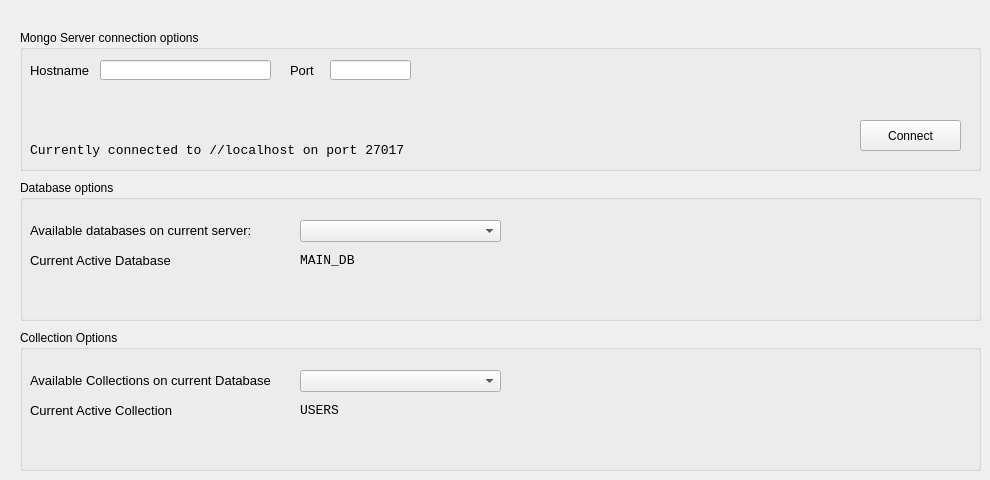
    <widget class="QWidget" name="optionsTab">
     <attribute name="title">
      <string>Options</string>
     </attribute>
     <widget class="QGroupBox" name="mongoServerConnectionOptionsGroupBox">
      <property name="geometry">
       <rect>
        <x>20</x>
        <y>30</y>
        <width>961</width>
        <height>141</height>
       </rect>
      </property>
      <property name="styleSheet">
       <string notr="true"/>
      </property>
      <property name="title">
       <string>Mongo Server connection options</string>
      </property>
      <widget class="QPushButton" name="connectButton">
       <property name="geometry">
        <rect>
         <x>840</x>
         <y>90</y>
         <width>101</width>
         <height>31</height>
        </rect>
       </property>
       <property name="cursor">
        <cursorShape>PointingHandCursor</cursorShape>
       </property>
       <property name="styleSheet">
        <string notr="true"/>
       </property>
       <property name="text">
        <string>Connect</string>
       </property>
       <property name="default">
        <bool>false</bool>
       </property>
       <property name="flat">
        <bool>false</bool>
       </property>
      </widget>
      <widget class="QLabel" name="hostnameLabel">
       <property name="geometry">
        <rect>
         <x>10</x>
         <y>30</y>
         <width>71</width>
         <height>20</height>
        </rect>
       </property>
       <property name="font">
        <font>
         <pointsize>10</pointsize>
        </font>
       </property>
       <property name="toolTip">
        <string>&lt;html&gt;&lt;head/&gt;&lt;body&gt;&lt;p&gt;&lt;span style=&quot; font-style:italic;&quot;&gt;The name of the server hosting the mongoDB that you want to connect with.&lt;/span&gt;&lt;/p&gt;&lt;p&gt;&lt;span style=&quot; font-style:italic;&quot;&gt;Example: //localhost&lt;/span&gt;&lt;/p&gt;&lt;/body&gt;&lt;/html&gt;</string>
       </property>
       <property name="text">
        <string>Hostname</string>
       </property>
      </widget>
      <widget class="QLabel" name="portLabel">
       <property name="geometry">
        <rect>
         <x>270</x>
         <y>30</y>
         <width>31</width>
         <height>20</height>
        </rect>
       </property>
       <property name="font">
        <font>
         <pointsize>10</pointsize>
        </font>
       </property>
       <property name="toolTip">
        <string>&lt;html&gt;&lt;head/&gt;&lt;body&gt;&lt;p&gt;&lt;span style=&quot; font-style:italic;&quot;&gt;The port on which the mongoDB server is listening to requests.&lt;/span&gt;&lt;/p&gt;&lt;p&gt;&lt;br/&gt;&lt;/p&gt;&lt;p&gt;&lt;span style=&quot; font-style:italic;&quot;&gt;Example: &lt;/span&gt;&lt;span style=&quot; font-weight:600; font-style:italic;&quot;&gt;27017&lt;/span&gt;&lt;/p&gt;&lt;/body&gt;&lt;/html&gt;</string>
       </property>
       <property name="text">
        <string>Port</string>
       </property>
      </widget>
      <widget class="QLabel" name="currentlyConnectedLabel">
       <property name="geometry">
        <rect>
         <x>10</x>
         <y>110</y>
         <width>801</width>
         <height>20</height>
        </rect>
       </property>
       <property name="font">
        <font>
         <family>Consolas</family>
         <pointsize>10</pointsize>
        </font>
       </property>
       <property name="text">
        <string>Currently connected to //localhost on port 27017</string>
       </property>
      </widget>
      <widget class="QLineEdit" name="hostnameFieldLineEdit">
       <property name="geometry">
        <rect>
         <x>80</x>
         <y>30</y>
         <width>171</width>
         <height>20</height>
        </rect>
       </property>
      </widget>
      <widget class="QLineEdit" name="portFieldLineEdit">
       <property name="geometry">
        <rect>
         <x>310</x>
         <y>30</y>
         <width>81</width>
         <height>20</height>
        </rect>
       </property>
      </widget>
     </widget>
     <widget class="QGroupBox" name="databaseOptionsGroupBox">
      <property name="geometry">
       <rect>
        <x>20</x>
        <y>180</y>
        <width>961</width>
        <height>141</height>
       </rect>
      </property>
      <property name="styleSheet">
       <string notr="true"/>
      </property>
      <property name="title">
       <string>Database options</string>
      </property>
      <widget class="QLabel" name="activeDatabaseCaptionLabel">
       <property name="geometry">
        <rect>
         <x>10</x>
         <y>70</y>
         <width>151</width>
         <height>20</height>
        </rect>
       </property>
       <property name="font">
        <font>
         <pointsize>10</pointsize>
        </font>
       </property>
       <property name="toolTip">
        <string>&lt;html&gt;&lt;head/&gt;&lt;body&gt;&lt;p&gt;&lt;span style=&quot; font-style:italic;&quot;&gt;The name of the server hosting the mongoDB that you want to connect with.&lt;/span&gt;&lt;/p&gt;&lt;p&gt;&lt;span style=&quot; font-style:italic;&quot;&gt;Example: //localhost&lt;/span&gt;&lt;/p&gt;&lt;/body&gt;&lt;/html&gt;</string>
       </property>
       <property name="text">
        <string>Current Active Database</string>
       </property>
      </widget>
      <widget class="QLabel" name="availableDatabaseLabel">
       <property name="geometry">
        <rect>
         <x>10</x>
         <y>40</y>
         <width>231</width>
         <height>20</height>
        </rect>
       </property>
       <property name="font">
        <font>
         <pointsize>10</pointsize>
        </font>
       </property>
       <property name="text">
        <string>Available databases on current server:</string>
       </property>
      </widget>
      <widget class="QComboBox" name="availableDatabaseComboBox">
       <property name="geometry">
        <rect>
         <x>280</x>
         <y>40</y>
         <width>201</width>
         <height>22</height>
        </rect>
       </property>
       <property name="font">
        <font>
         <family>Consolas</family>
        </font>
       </property>
      </widget>
      <widget class="QLabel" name="activeDatabaseLabel">
       <property name="geometry">
        <rect>
         <x>280</x>
         <y>70</y>
         <width>201</width>
         <height>20</height>
        </rect>
       </property>
       <property name="font">
        <font>
         <family>Consolas</family>
         <pointsize>10</pointsize>
         <weight>50</weight>
         <bold>false</bold>
        </font>
       </property>
       <property name="toolTip">
        <string>&lt;html&gt;&lt;head/&gt;&lt;body&gt;&lt;p&gt;&lt;span style=&quot; font-style:italic;&quot;&gt;The name of the server hosting the mongoDB that you want to connect with.&lt;/span&gt;&lt;/p&gt;&lt;p&gt;&lt;span style=&quot; font-style:italic;&quot;&gt;Example: //localhost&lt;/span&gt;&lt;/p&gt;&lt;/body&gt;&lt;/html&gt;</string>
       </property>
       <property name="text">
        <string>MAIN_DB</string>
       </property>
      </widget>
     </widget>
     <widget class="QGroupBox" name="collectionOptionsGroupBox">
      <property name="geometry">
       <rect>
        <x>20</x>
        <y>330</y>
        <width>961</width>
        <height>141</height>
       </rect>
      </property>
      <property name="styleSheet">
       <string notr="true"/>
      </property>
      <property name="title">
       <string>Collection Options</string>
      </property>
      <widget class="QLabel" name="activeCollectionCaptionLabel">
       <property name="geometry">
        <rect>
         <x>10</x>
         <y>70</y>
         <width>151</width>
         <height>20</height>
        </rect>
       </property>
       <property name="font">
        <font>
         <pointsize>10</pointsize>
        </font>
       </property>
       <property name="toolTip">
        <string>&lt;html&gt;&lt;head/&gt;&lt;body&gt;&lt;p&gt;&lt;span style=&quot; font-style:italic;&quot;&gt;The name of the server hosting the mongoDB that you want to connect with.&lt;/span&gt;&lt;/p&gt;&lt;p&gt;&lt;span style=&quot; font-style:italic;&quot;&gt;Example: //localhost&lt;/span&gt;&lt;/p&gt;&lt;/body&gt;&lt;/html&gt;</string>
       </property>
       <property name="text">
        <string>Current Active Collection</string>
       </property>
      </widget>
      <widget class="QLabel" name="availableCollectionsLabel">
       <property name="geometry">
        <rect>
         <x>10</x>
         <y>40</y>
         <width>241</width>
         <height>20</height>
        </rect>
       </property>
       <property name="font">
        <font>
         <pointsize>10</pointsize>
        </font>
       </property>
       <property name="text">
        <string>Available Collections on current Database</string>
       </property>
      </widget>
      <widget class="QComboBox" name="availableCollectionComboBox">
       <property name="geometry">
        <rect>
         <x>280</x>
         <y>40</y>
         <width>201</width>
         <height>22</height>
        </rect>
       </property>
       <property name="font">
        <font>
         <family>Consolas</family>
        </font>
       </property>
      </widget>
      <widget class="QLabel" name="activeCollectionLabel">
       <property name="geometry">
        <rect>
         <x>280</x>
         <y>70</y>
         <width>201</width>
         <height>20</height>
        </rect>
       </property>
       <property name="font">
        <font>
         <family>Consolas</family>
         <pointsize>10</pointsize>
         <weight>50</weight>
         <bold>false</bold>
        </font>
       </property>
       <property name="toolTip">
        <string>&lt;html&gt;&lt;head/&gt;&lt;body&gt;&lt;p&gt;&lt;span style=&quot; font-style:italic;&quot;&gt;The name of the server hosting the mongoDB that you want to connect with.&lt;/span&gt;&lt;/p&gt;&lt;p&gt;&lt;span style=&quot; font-style:italic;&quot;&gt;Example: //localhost&lt;/span&gt;&lt;/p&gt;&lt;/body&gt;&lt;/html&gt;</string>
       </property>
       <property name="text">
        <string>USERS</string>
       </property>
      </widget>
     </widget>
    </widget>
